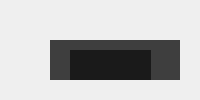
                <widget class="QWidget" name="compteView">
                 <layout class="QVBoxLayout" name="verticalLayout_10">
                  <item>
                   <widget class="QWidget" name="widget_3" native="true">
                    <property name="styleSheet">
                     <string notr="true">color:white;</string>
                    </property>
                    <layout class="QHBoxLayout" name="horizontalLayout_13">
                     <item>
                      <widget class="QWidget" name="widget_4" native="true">
                       <widget class="QLabel" name="label_2">
                        <property name="geometry">
                         <rect>
                          <x>390</x>
                          <y>9</y>
                          <width>16</width>
                          <height>16</height>
                         </rect>
                        </property>
                        <property name="maximumSize">
                         <size>
                          <width>500</width>
                          <height>500</height>
                         </size>
                        </property>
                        <property name="text">
                         <string/>
                        </property>
                        <property name="pixmap">
                         <pixmap>../../../unreaLogo.PNG</pixmap>
                        </property>
                        <property name="scaledContents">
                         <bool>true</bool>
                        </property>
                       </widget>
                       <widget class="QWidget" name="folderWidget_3" native="true">
                        <property name="geometry">
                         <rect>
                          <x>30</x>
                          <y>20</y>
                          <width>771</width>
                          <height>91</height>
                         </rect>
                        </property>
                        <property name="styleSheet">
                         <string notr="true">#folderWidget_2{
	background-color: rgba(255, 255, 255, 0.02);
	border-radius: 15px;
}

#folderWidget_2::hover{
	background-color: rgba(255, 255, 255, 0.05);
}</string>
                        </property>
                        <widget class="QWidget" name="widget_13" native="true">
                         <property name="geometry">
                          <rect>
                           <x>0</x>
                           <y>0</y>
                           <width>131</width>
                           <height>101</height>
                          </rect>
                         </property>
                         <property name="styleSheet">
                          <string notr="true">background-color: rgba(18, 18, 18, 0.8);</string>
                         </property>
                         <widget class="QLabel" name="label_9">
                          <property name="geometry">
                           <rect>
                            <x>20</x>
                            <y>10</y>
                            <width>81</width>
                            <height>81</height>
                           </rect>
                          </property>
                          <property name="text">
                           <string/>
                          </property>
                          <property name="pixmap">
                           <pixmap>static/icons/user.svg</pixmap>
                          </property>
                          <property name="scaledContents">
                           <bool>true</bool>
                          </property>
                         </widget>
                        </widget>
                        <widget class="QWidget" name="widget_14" native="true">
                         <property name="geometry">
                          <rect>
                           <x>150</x>
                           <y>9</y>
                           <width>481</width>
                           <height>81</height>
                          </rect>
                         </property>
                         <property name="styleSheet">
                          <string notr="true">background-color: none;</string>
                         </property>
                         <widget class="QLabel" name="username">
                          <property name="geometry">
                           <rect>
                            <x>0</x>
                            <y>10</y>
                            <width>551</width>
                            <height>21</height>
                           </rect>
                          </property>
                          <property name="font">
                           <font>
                            <pointsize>12</pointsize>
                           </font>
                          </property>
                          <property name="styleSheet">
                           <string notr="true">color: rgb(255, 255, 255);</string>
                          </property>
                          <property name="text">
                           <string>idriss hacker</string>
                          </property>
                         </widget>
                         <widget class="QLabel" name="email">
                          <property name="geometry">
                           <rect>
                            <x>0</x>
                            <y>40</y>
                            <width>551</width>
                            <height>21</height>
                           </rect>
                          </property>
                          <property name="font">
                           <font>
                            <pointsize>10</pointsize>
                           </font>
                          </property>
                          <property name="styleSheet">
                           <string notr="true">color: rgb(218, 218, 218);</string>
                          </property>
                          <property name="text">
                           <string>idrisscoder@gmail.com</string>
                          </property>
                         </widget>
                        </widget>
                        <widget class="QWidget" name="widget_15" native="true">
                         <property name="geometry">
                          <rect>
                           <x>680</x>
                           <y>20</y>
                           <width>81</width>
                           <height>61</height>
                          </rect>
                         </property>
                         <property name="styleSheet">
                          <string notr="true">background-color: none;</string>
                         </property>
                        </widget>
                       </widget>
                       <widget class="QWidget" name="folderWidget_4" native="true">
                        <property name="geometry">
                         <rect>
                          <x>40</x>
                          <y>140</y>
                          <width>771</width>
                          <height>91</height>
                         </rect>
                        </property>
                        <property name="styleSheet">
                         <string notr="true">#folderWidget_2{
	background-color: rgba(255, 255, 255, 0.02);
	border-radius: 15px;
}

#folderWidget_2::hover{
	background-color: rgba(255, 255, 255, 0.05);
}</string>
                        </property>
                        <widget class="QWidget" name="widget_16" native="true">
                         <property name="geometry">
                          <rect>
                           <x>0</x>
                           <y>0</y>
                           <width>131</width>
                           <height>101</height>
                          </rect>
                         </property>
                         <property name="styleSheet">
                          <string notr="true">background-color: rgba(18, 18, 18, 0.8);</string>
                         </property>
                         <widget class="QLabel" name="label_12">
                          <property name="geometry">
                           <rect>
                            <x>10</x>
                            <y>10</y>
                            <width>81</width>
                            <height>81</height>
                           </rect>
                          </property>
                          <property name="text">
                           <string/>
                          </property>
                          <property name="pixmap">
                           <pixmap>static/icons/hard-drive.svg</pixmap>
                          </property>
                          <property name="scaledContents">
                           <bool>true</bool>
                          </property>
                         </widget>
                        </widget>
                        <widget class="QWidget" name="widget_17" native="true">
                         <property name="geometry">
                          <rect>
                           <x>150</x>
                           <y>9</y>
                           <width>481</width>
                           <height>81</height>
                          </rect>
                         </property>
                         <property name="styleSheet">
                          <string notr="true">background-color: none;</string>
                         </property>
                         <widget class="QLabel" name="label_13">
                          <property name="geometry">
                           <rect>
                            <x>0</x>
                            <y>10</y>
                            <width>551</width>
                            <height>21</height>
                           </rect>
                          </property>
                          <property name="font">
                           <font>
                            <pointsize>12</pointsize>
                           </font>
                          </property>
                          <property name="styleSheet">
                           <string notr="true">color: rgb(255, 255, 255);</string>
                          </property>
                          <property name="text">
                           <string>Espace disponible</string>
                          </property>
                         </widget>
                         <widget class="QLabel" name="freeSpace">
                          <property name="geometry">
                           <rect>
                            <x>0</x>
                            <y>40</y>
                            <width>551</width>
                            <height>21</height>
                           </rect>
                          </property>
                          <property name="font">
                           <font>
                            <pointsize>10</pointsize>
                           </font>
                          </property>
                          <property name="styleSheet">
                           <string notr="true">color: rgb(218, 218, 218);</string>
                          </property>
                          <property name="text">
                           <string>20 GO</string>
                          </property>
                         </widget>
                        </widget>
                        <widget class="QWidget" name="widget_18" native="true">
                         <property name="geometry">
                          <rect>
                           <x>680</x>
                           <y>20</y>
                           <width>81</width>
                           <height>61</height>
                          </rect>
                         </property>
                         <property name="styleSheet">
                          <string notr="true">background-color: none;</string>
                         </property>
                        </widget>
                       </widget>
                       <widget class="QWidget" name="folderWidget_5" native="true">
                        <property name="geometry">
                         <rect>
                          <x>30</x>
                          <y>250</y>
                          <width>771</width>
                          <height>91</height>
                         </rect>
                        </property>
                        <property name="styleSheet">
                         <string notr="true">#folderWidget_2{
	background-color: rgba(255, 255, 255, 0.02);
	border-radius: 15px;
}

#folderWidget_2::hover{
	background-color: rgba(255, 255, 255, 0.05);
}</string>
                        </property>
                        <widget class="QWidget" name="widget_19" native="true">
                         <property name="geometry">
                          <rect>
                           <x>0</x>
                           <y>0</y>
                           <width>131</width>
                           <height>101</height>
                          </rect>
                         </property>
                         <property name="styleSheet">
                          <string notr="true">background-color: rgba(18, 18, 18, 0.8);</string>
                         </property>
                         <widget class="QLabel" name="label_15">
                          <property name="geometry">
                           <rect>
                            <x>20</x>
                            <y>10</y>
                            <width>81</width>
                            <height>81</height>
                           </rect>
                          </property>
                          <property name="text">
                           <string/>
                          </property>
                          <property name="pixmap">
                           <pixmap>static/icons/server.svg</pixmap>
                          </property>
                          <property name="scaledContents">
                           <bool>true</bool>
                          </property>
                         </widget>
                        </widget>
                        <widget class="QWidget" name="widget_20" native="true">
                         <property name="geometry">
                          <rect>
                           <x>150</x>
                           <y>9</y>
                           <width>481</width>
                           <height>81</height>
                          </rect>
                         </property>
                         <property name="styleSheet">
                          <string notr="true">background-color: none;</string>
                         </property>
                         <widget class="QLabel" name="label_16">
                          <property name="geometry">
                           <rect>
                            <x>0</x>
                            <y>10</y>
                            <width>551</width>
                            <height>21</height>
                           </rect>
                          </property>
                          <property name="font">
                           <font>
                            <pointsize>12</pointsize>
                           </font>
                          </property>
                          <property name="styleSheet">
                           <string notr="true">color: rgb(255, 255, 255);</string>
                          </property>
                          <property name="text">
                           <string>Derniere synchronisation</string>
                          </property>
                         </widget>
                         <widget class="QLabel" name="lastSynchro">
                          <property name="geometry">
                           <rect>
                            <x>0</x>
                            <y>40</y>
                            <width>551</width>
                            <height>21</height>
                           </rect>
                          </property>
                          <property name="font">
                           <font>
                            <pointsize>10</pointsize>
                           </font>
                          </property>
                          <property name="styleSheet">
                           <string notr="true">color: rgb(218, 218, 218);</string>
                          </property>
                          <property name="text">
                           <string>il y'a 30 min</string>
                          </property>
                         </widget>
                        </widget>
                        <widget class="QWidget" name="widget_21" native="true">
                         <property name="geometry">
                          <rect>
                           <x>680</x>
                           <y>20</y>
                           <width>81</width>
                           <height>61</height>
                          </rect>
                         </property>
                         <property name="styleSheet">
                          <string notr="true">background-color: none;</string>
                         </property>
                        </widget>
                       </widget>
                      </widget>
                     </item>
                    </layout>
                   </widget>
                  </item>
                 </layout>
                </widget>
